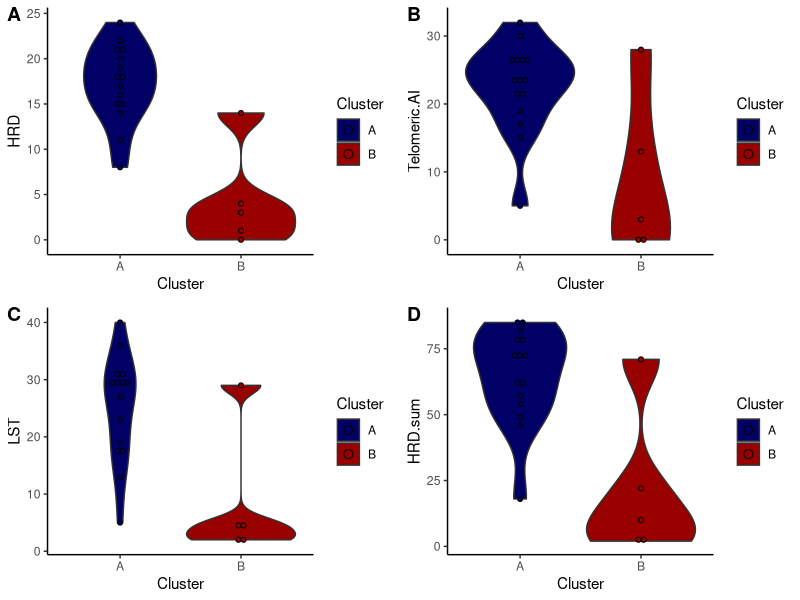

Write the R code that produced this figure.
library(ggplot2)
library(dplyr)
library(ggpubr)
library(rstatix)
dat <- read.csv("HRD_score.csv", row.names=1)

dat %>% wilcox_test(HRD ~ Cluster, exact=TRUE, detailed=TRUE, p.adjust.method="bonferroni")
## A tibble: 1 x 12
#  estimate .y.   group1 group2    n1    n2 statistic       p conf.low conf.high
#*    <dbl> <chr> <chr>  <chr>  <int> <int>     <dbl>   <dbl>    <dbl>     <dbl>
#1     14.0 HRD   A      B         15     5      72.5 0.00256     7.00      18.0
dat %>% wilcox_test(Telomeric.AI ~ Cluster, exact=TRUE, detailed=TRUE, p.adjust.method="bonferroni")
## A tibble: 1 x 12
#  estimate .y.   group1 group2    n1    n2 statistic      p conf.low conf.high
#*    <dbl> <chr> <chr>  <chr>  <int> <int>     <dbl>  <dbl>    <dbl>     <dbl>
#1     17.0 Telo… A      B         15     5        61 0.0444     2.00      24.0
dat %>% wilcox_test(LST ~ Cluster, exact=TRUE, detailed=TRUE, p.adjust.method="bonferroni")
## A tibble: 1 x 12
#  estimate .y.   group1 group2    n1    n2 statistic     p conf.low conf.high
#*    <dbl> <chr> <chr>  <chr>  <int> <int>     <dbl> <dbl>    <dbl>     <dbl>
#1     21.0 LST   A      B         15     5        66 0.014     2.00      27.0
dat %>% wilcox_test(HRD.sum ~ Cluster, exact=TRUE, detailed=TRUE, p.adjust.method="bonferroni")
## A tibble: 1 x 12
#  estimate .y.   group1 group2    n1    n2 statistic      p conf.low conf.high
#*    <dbl> <chr> <chr>  <chr>  <int> <int>     <dbl>  <dbl>    <dbl>     <dbl>
#1     51.0 HRD.… A      B         15     5        67 0.0113     11.0      70.0

pdf("scarHRD_violoinplot.pdf")
p1 <- ggplot(dat, aes(x=Cluster, y=HRD, fill=Cluster)) + geom_violin(trim=TRUE) + geom_dotplot(binaxis='y', stackdir='center', dotsize=0.7) + scale_fill_manual(values=c('#000066','#990000'))  + theme_classic()
p2 <- ggplot(dat, aes(x=Cluster, y=Telomeric.AI, fill=Cluster)) + geom_violin(trim=TRUE) + geom_dotplot(binaxis='y', stackdir='center', dotsize=0.7) + scale_fill_manual(values=c('#000066','#990000'))  + theme_classic()
p3 <- ggplot(dat, aes(x=Cluster, y=LST, fill=Cluster)) + geom_violin(trim=TRUE) + geom_dotplot(binaxis='y', stackdir='center', dotsize=0.7) + scale_fill_manual(values=c('#000066','#990000'))  + theme_classic()
p4 <- ggplot(dat, aes(x=Cluster, y=HRD.sum, fill=Cluster)) + geom_violin(trim=TRUE) + geom_dotplot(binaxis='y', stackdir='center', dotsize=0.7) + scale_fill_manual(values=c('#000066','#990000'))  + theme_classic()

ggarrange(p1, p2, p3, p4, labels=c("A", "B", "C", "D"), ncol=2, nrow=2)
dev.off()
